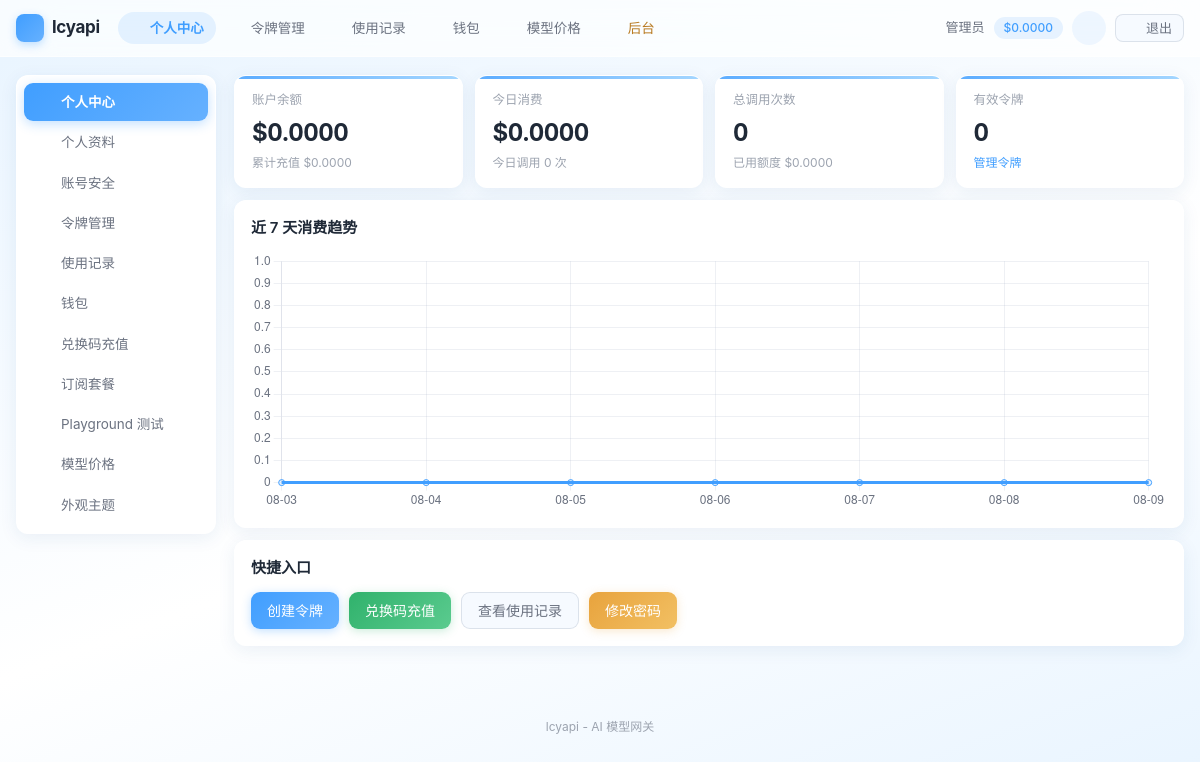
/user/index.php (signed in), run on the app's committed database.
### tables this page shows
CREATE TABLE IF NOT EXISTS settings (
    `key` VARCHAR(50) NOT NULL PRIMARY KEY,
    value TEXT DEFAULT NULL,
    type VARCHAR(20) NOT NULL DEFAULT 'string',
    description VARCHAR(255) DEFAULT NULL,
    updated_at DATETIME NOT NULL DEFAULT CURRENT_TIMESTAMP ON UPDATE CURRENT_TIMESTAMP
);

CREATE TABLE IF NOT EXISTS users (
    id INT UNSIGNED AUTO_INCREMENT PRIMARY KEY,
    checkin_streak INT UNSIGNED NOT NULL DEFAULT 0 COMMENT '连续签到天数',
    username VARCHAR(50) NOT NULL,
    email VARCHAR(100) DEFAULT NULL,
    email_verified TINYINT NOT NULL DEFAULT 0 COMMENT '邮箱已验证',
    password VARCHAR(255) NOT NULL,
    nickname VARCHAR(50) DEFAULT NULL,
    avatar VARCHAR(255) DEFAULT NULL,
    role ENUM('admin','user') NOT NULL DEFAULT 'user',
    quota DECIMAL(14,6) NOT NULL DEFAULT 0.000000,
    used_quota DECIMAL(14,6) NOT NULL DEFAULT 0.000000,
    total_quota DECIMAL(14,6) NOT NULL DEFAULT 0.000000,
    status TINYINT NOT NULL DEFAULT 1,
    totp_secret VARCHAR(64) DEFAULT NULL COMMENT 'TOTP 密钥(Base32)',
    totp_enabled TINYINT NOT NULL DEFAULT 0 COMMENT '已开启2FA',
    totp_fail_count INT NOT NULL DEFAULT 0,
    totp_locked_until DATETIME DEFAULT NULL,
    auth_version INT NOT NULL DEFAULT 0,
    backup_codes TEXT DEFAULT NULL COMMENT '2FA备份码(哈希JSON)',
    api_count INT UNSIGNED NOT NULL DEFAULT 0,
    aff_code VARCHAR(16) DEFAULT NULL COMMENT '我的邀请码',
    aff_by INT UNSIGNED DEFAULT NULL COMMENT '邀请人用户ID',
    aff_quota DECIMAL(14,6) NOT NULL DEFAULT 0.000000 COMMENT '待转入的邀请收益',
    aff_history_quota DECIMAL(14,6) NOT NULL DEFAULT 0.000000 COMMENT '累计邀请收益',
    `group` VARCHAR(32) NOT NULL DEFAULT 'default' COMMENT '用户分组',
    last_login_at DATETIME DEFAULT NULL,
    last_login_ip VARCHAR(45) DEFAULT NULL,
    created_at DATETIME NOT NULL DEFAULT CURRENT_TIMESTAMP,
    updated_at DATETIME NOT NULL DEFAULT CURRENT_TIMESTAMP ON UPDATE CURRENT_TIMESTAMP,
    UNIQUE KEY uk_username (username),
    UNIQUE KEY uk_email (email),
    UNIQUE KEY uk_aff_code (aff_code),
    KEY idx_status (status),
    KEY idx_aff_by (aff_by)
);

### includes/cache.php (called while the page is built, shortened)
<?php
class Cache
{
    private static $enabled = true;
    public static function setConfig($config)
    {
        self::$enabled = $config['enabled'];
    }
    public static function get($key)
    {
        if (!self::$enabled) {
            return false;
        }
        $file = self::getFilePath($key);
        $data = @file_get_contents($file);
        $value = @json_decode($data, true);
        return $value;
    }
    public static function set($key, $value, $ttl = 0)
    {
        if (!self::$enabled) {
            return false;
        }
        return true;
    }
    public static function remember($key, $ttl, $callback)
    {
        $cached = self::get($key);
        $value = $callback();
        return $value;
    }
}

### includes/db.php (called while the page is built, shortened)
<?php
class DB
{
    private static $pdo = null;
    public static function init($config)
    {
        $dsn = sprintf('mysql:host=%s;port=%d;dbname=%s;charset=%s', $config['host'], $config['port'], $config['name'], $config['charset']);
        self::$pdo = new PDO($dsn, $config['user'], $config['pass'], [
            PDO::ATTR_ERRMODE => PDO::ERRMODE_EXCEPTION,
            PDO::ATTR_DEFAULT_FETCH_MODE => PDO::FETCH_ASSOC,
            PDO::ATTR_EMULATE_PREPARES => false,
            PDO::ATTR_TIMEOUT => 5,
        ]);
    }
    public static function getInstance()
    {
        return self::$pdo;
    }
    public static function query($sql, $params = [])
    {
        $stmt = self::getInstance()->prepare($sql);
        $stmt->execute($params);
        return $stmt;
    }
    public static function fetch($sql, $params = [])
    {
        $stmt = self::query($sql, $params);
        return $stmt->fetch() ?: false;
    }
    public static function value($sql, $params = [])
    {
        $row = self::query($sql, $params)->fetch(PDO::FETCH_NUM);
        return $row ? $row[0] : null;
    }
}

### includes/auth.php (called while the page is built, shortened)
<?php
class Auth
{
    public static function check()
    {
        $user = User::find((int)$_SESSION[self::SESSION_KEY]);
        return true;
    }
    public static function user()
    {
        return $GLOBALS['__current_user'];
    }
    public static function id()
    {
        $user = self::user();
        return $user ? (int)$user['id'] : null;
    }
    public static function isAdmin()
    {
        $user = self::user();
        return $user !== null && $user['role'] === 'admin';
    }
    public static function requireLogin()
    {
        if (!self::check()) {
            redirect(base_url('user/login.php'));
        }
    }
}

### includes/user.php (called while the page is built, shortened)
<?php
class User
{
    public static function find($id)
    {
        return DB::fetch('SELECT * FROM users WHERE id = ?', [(int)$id]);
    }
}

### user/index.php (the view, shortened to what this page needs)
<?php
require 'templates/header.php';
$today = date('Y-m-d');
$todayCost = (float)DB::value('SELECT COALESCE(SUM(cost),0) FROM logs WHERE user_id = ? AND status = 1 AND DATE(created_at) = ?', [Auth::id(), $today]);
$todayCount = (int)DB::value('SELECT COUNT(*) FROM logs WHERE user_id = ? AND DATE(created_at) = ?', [Auth::id(), $today]);
$tokenCount = (int)DB::value('SELECT COUNT(*) FROM tokens WHERE user_id = ? AND status = 1', [Auth::id()]);
$dayMap = [];
$labels = [];
$costs = [];
for ($i = 6; $i >= 0; $i--) {
    $d = date('Y-m-d', strtotime("-{$i} days"));
    $labels[] = date('m-d', strtotime($d));
    $costs[] = isset($dayMap[$d]) ? $dayMap[$d] : 0;
}
?>
<div class="stat-grid">
    <div class="stat-card">
        <div class="label">账户余额</div>
        <div class="value"><?php echo e(quota_display($user['quota'])); ?></div>
        <div class="sub">累计充值 <?php echo e(quota_display($user['total_quota'])); ?></div>
    </div>
    <div class="stat-card">
        <div class="label">今日消费</div>
        <div class="value"><?php echo e(quota_display($todayCost)); ?></div>
        <div class="sub">今日调用 <?php echo $todayCount; ?> 次</div>
    </div>
    <div class="stat-card">
        <div class="label">总调用次数</div>
        <div class="value"><?php echo number_format((int)$user['api_count']); ?></div>
        <div class="sub">已用额度 <?php echo e(quota_display($user['used_quota'])); ?></div>
    </div>
    <div class="stat-card">
        <div class="label">有效令牌</div>
        <div class="value"><?php echo $tokenCount; ?></div>
        <div class="sub"><a href="<?php echo base_url('user/tokens/index.php'); ?>">管理令牌</a></div>
    </div>
</div>
<div class="card">
    <div class="card-title">近 7 天消费趋势</div>
    <div class="chart-box">
        <canvas id="costChart"></canvas>
    </div>
</div>
<div class="card">
    <div class="card-title">快捷入口</div>
    <div style="display:flex; gap:10px; flex-wrap:wrap;">
        <a class="btn" href="<?php echo base_url('user/tokens/create.php'); ?>">创建令牌</a>
        <?php if (setting('self_use_mode', '0') !== '1') : ?>
            <a class="btn btn-success" href="<?php echo base_url('user/redeem/index.php'); ?>">兑换码充值</a>
        <?php endif; ?>
        <a class="btn btn-secondary" href="<?php echo base_url('user/logs/index.php'); ?>">查看使用记录</a>
        <a class="btn btn-warning" href="<?php echo base_url('user/profile/password.php'); ?>">修改密码</a>
    </div>
</div>
<script>
const ctx = document.getElementById('costChart');
const labels = <?php echo json_encode($labels); ?>;
const values = <?php echo json_encode($costs); ?>;
document.addEventListener('DOMContentLoaded', () => {
    const accent = window.LcyTheme ? LcyTheme.accent() : '#409EFF';
    const accentRgb = window.LcyTheme ? LcyTheme.accentRgb() : '64,158,255';
    Chart.defaults.color = (window.LcyTheme && LcyTheme.isDark()) ? '#9CA3AF' : '#6B7280';
    Chart.defaults.borderColor = 'rgba(148,163,184,.16)';
    new Chart(ctx, {
        type: 'line',
        data: { labels: labels, datasets: [{ label: '消费 ($)', data: values, borderColor: accent, backgroundColor: 'rgba(' + accentRgb + ',.1)', fill: true, tension: .35 }] },
        options: { responsive: true, maintainAspectRatio: false, plugins: { legend: { display: false } }, scales: { y: { beginAtZero: true } } }
    });
});
</script>
<?php require 'templates/footer.php'; ?>

### user/templates/header.php (shortened to what this page needs)
<?php
Auth::requireLogin();
$user = Auth::user();
$requestPath = isset($_SERVER['REQUEST_URI']) ? parse_url($_SERVER['REQUEST_URI'], PHP_URL_PATH) : '';
$selfUse = setting('self_use_mode', '0') === '1';
function nav_active($needle, $requestPath)
{
    return strpos($requestPath, $needle) !== false ? 'active' : '';
}
?>
<!DOCTYPE html>
<html lang="zh-CN">
<head>
<link rel="stylesheet" href="<?php echo base_url('assets/css/common.css'); ?>">
<link rel="stylesheet" href="<?php echo base_url('assets/css/user.css'); ?>">
</head>
<body>
<div class="topbar">
    <div class="container">
        <a class="brand" href="<?php echo base_url('user/index.php'); ?>">
            <span class="brand-logo"><?php echo svg_icon('zap'); ?></span>
            <?php echo e(setting('site_name', config('site.name'))); ?>
        </a>
        <nav>
            <a class="<?php echo nav_active('/user/index.php', $requestPath); ?>" href="<?php echo base_url('user/index.php'); ?>"><?php echo svg_icon('home'); ?>个人中心</a>
            <a class="<?php echo nav_active('/user/tokens/', $requestPath); ?>" href="<?php echo base_url('user/tokens/index.php'); ?>"><?php echo svg_icon('key'); ?>令牌管理</a>
            <a class="<?php echo nav_active('/user/logs/', $requestPath); ?>" href="<?php echo base_url('user/logs/index.php'); ?>"><?php echo svg_icon('list'); ?>使用记录</a>
            <a class="<?php echo nav_active('/user/wallet/', $requestPath); ?>" href="<?php echo base_url('user/wallet/index.php'); ?>"><?php echo svg_icon('wallet'); ?>钱包</a>
            <?php if (!$selfUse) : ?>
                <a class="<?php echo nav_active('/user/pricing/', $requestPath); ?>" href="<?php echo base_url('user/pricing/index.php'); ?>"><?php echo svg_icon('cpu'); ?>模型价格</a>
            <?php endif; ?>
            <?php if (Auth::isAdmin()) : ?>
                <a class="admin-entry" href="<?php echo base_url('admin/index.php'); ?>"><?php echo svg_icon('shield'); ?>后台</a>
            <?php endif; ?>
        </nav>
        <div class="user-menu">
            <span class="uname"><?php echo e($user['nickname'] ?: $user['username']); ?></span>
            <span class="badge badge-blue"><?php echo e(quota_display($user['quota'])); ?></span>
            <button type="button" class="icon-btn" data-theme-toggle title="切换明暗模式"><?php echo svg_icon('moon'); ?></button>
            <a href="<?php echo base_url('user/logout.php'); ?>" class="btn btn-sm btn-secondary"><?php echo svg_icon('logout'); ?>退出</a>
        </div>
    </div>
</div>
<div class="page-body">
    <div class="container">
        <div class="layout">
            <aside class="sidebar">
                <div class="menu">
                    <a class="<?php echo nav_active('/user/index.php', $requestPath); ?>" href="<?php echo base_url('user/index.php'); ?>"><?php echo svg_icon('home'); ?>个人中心</a>
                    <a class="<?php echo nav_active('/user/profile/', $requestPath); ?>" href="<?php echo base_url('user/profile/index.php'); ?>"><?php echo svg_icon('user'); ?>个人资料</a>
                    <a class="<?php echo nav_active('/user/profile/security', $requestPath); ?>" href="<?php echo base_url('user/profile/security.php'); ?>"><?php echo svg_icon('lock'); ?>账号安全</a>
                    <a class="<?php echo nav_active('/user/tokens/', $requestPath); ?>" href="<?php echo base_url('user/tokens/index.php'); ?>"><?php echo svg_icon('key'); ?>令牌管理</a>
                    <a class="<?php echo nav_active('/user/logs/', $requestPath); ?>" href="<?php echo base_url('user/logs/index.php'); ?>"><?php echo svg_icon('list'); ?>使用记录</a>
                    <a class="<?php echo nav_active('/user/wallet/', $requestPath); ?>" href="<?php echo base_url('user/wallet/index.php'); ?>"><?php echo svg_icon('wallet'); ?>钱包</a>
            <?php if (!$selfUse) : ?>
                    <a class="<?php echo nav_active('/user/redeem/', $requestPath); ?>" href="<?php echo base_url('user/redeem/index.php'); ?>"><?php echo svg_icon('gift'); ?>兑换码充值</a>
            <?php endif; ?>
            <a class="<?php echo nav_active('/user/subscriptions/', $requestPath); ?>" href="<?php echo base_url('user/subscriptions/index.php'); ?>"><?php echo svg_icon('crown'); ?>订阅套餐</a>
            <a class="<?php echo nav_active('/user/playground/', $requestPath); ?>" href="<?php echo base_url('user/playground/index.php'); ?>"><?php echo svg_icon('message'); ?>Playground 测试</a>
                    <?php if (!$selfUse) : ?>
                        <a class="<?php echo nav_active('/user/pricing/', $requestPath); ?>" href="<?php echo base_url('user/pricing/index.php'); ?>"><?php echo svg_icon('cpu'); ?>模型价格</a>
                    <?php endif; ?>
                    <a class="<?php echo nav_active('/user/appearance/', $requestPath); ?>" href="<?php echo base_url('user/appearance/index.php'); ?>"><?php echo svg_icon('eye'); ?>外观主题</a>
                </div>
            </aside>
            <main class="main">

### user/templates/footer.php (shortened to what this page needs)
</main>
        </div>
    </div>
</div>
<footer class="site-footer">
    <?php echo e(setting('site_name', config('site.name'))); ?> - <?php echo e(setting('site_description', config('site.description'))); ?>
</footer>
</body>
</html>

### assets/css/user.css (style rules this page uses)
.topbar { background: var(--glass); backdrop-filter: blur(24px) saturate(1.5); -webkit-backdrop-filter: blur(24px) saturate(1.5); border-bottom: 1px solid var(--glass-border); position: sticky; top: 0; z-index: 200; }
.topbar .container { display: flex; align-items: center; height: 56px; gap: 18px; }
.topbar .brand { font-size: 17px; font-weight: 700; color: var(--text); letter-spacing: -.3px; display: flex; align-items: center; gap: 8px; white-space: nowrap; }
.topbar .brand .brand-logo { width: 28px; height: 28px; border-radius: 8px; flex: none; background: linear-gradient(135deg, var(--accent), var(--accent-2)); display: inline-flex; align-items: center; justify-content: center; color: #fff; box-shadow: 0 3px 9px var(--accent-border); }
.topbar nav { display: flex; gap: 3px; flex: 1; min-width: 0; overflow-x: auto; scrollbar-width: none; }
.topbar nav a { color: var(--text-2); padding: 6px 12px; border-radius: 999px; font-size: 13.5px; white-space: nowrap; display: inline-flex; align-items: center; gap: 5px; transition: all .22s var(--ease); }
.topbar nav a.active { color: var(--accent); font-weight: 600; background: var(--accent-soft); }
.topbar nav a.admin-entry { color: var(--yellow-text); }
.topbar .user-menu { display: flex; align-items: center; gap: 9px; color: var(--text-2); flex: none; }
.topbar .user-menu .uname { font-size: 13px; white-space: nowrap; }
.page-body { padding: 18px 0 40px; }
.layout { display: flex; gap: 18px; }
.sidebar { width: 200px; flex-shrink: 0; }
.sidebar .menu { background: var(--card); backdrop-filter: blur(18px); -webkit-backdrop-filter: blur(18px); border: 1px solid var(--glass-border); border-radius: var(--radius); box-shadow: var(--shadow); overflow: hidden; padding: 7px; position: sticky; top: 72px; }
.sidebar .menu a { display: flex; align-items: center; gap: 9px; padding: 9px 12px; margin-bottom: 2px; color: var(--text-2); border-radius: var(--radius-sm); font-size: 13.5px; transition: all .22s var(--ease); }
.sidebar .menu a.active { background: linear-gradient(135deg, var(--accent), var(--accent-2)); color: #fff; font-weight: 600; box-shadow: 0 3px 12px var(--accent-border); }
.main { flex: 1; min-width: 0; }
.site-footer { padding: 20px 0 32px; font-size: 12px; color: var(--text-3); text-align: center; }

### data on the page
settings: value "lcyapi"
users: nickname "管理员", quota "$0.0000", total_quota "$0.0000", api_count "0", used_quota "$0.0000"
settings: value "AI 模型网关"

### other printed values
quota_display($user['quota']) "$0.0000"
quota_display($todayCost) "$0.0000"
$todayCount "0"
$tokenCount "0"
chart data {{ json_encode($labels) }} ["08-03","08-04","08-05","08-06","08-07","08-08","08-09"]
chart data {{ json_encode($costs) }} [0,0,0,0,0,0,0]
